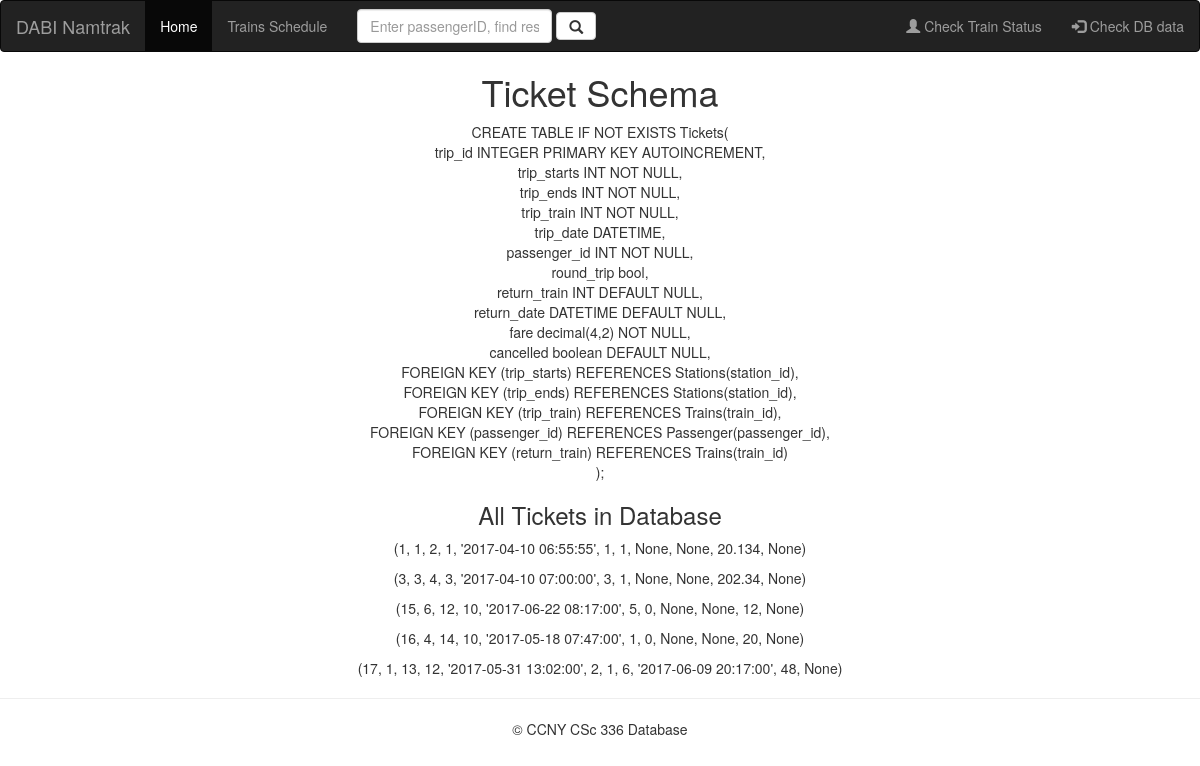
/check_tickets, run on the app's committed database.
### tables this page shows
CREATE TABLE Tickets( 
	trip_id INTEGER PRIMARY KEY AUTOINCREMENT,
	trip_starts INT NOT NULL,
	trip_ends INT NOT NULL,
	trip_train INT NOT NULL,
	trip_date DATETIME,
	passenger_id INT NOT NULL,
	round_trip bool,
	return_train INT DEFAULT NULL,
	return_date DATETIME DEFAULT NULL,
	fare decimal(4,2) NOT NULL,
	cancelled boolean DEFAULT NULL,
	FOREIGN KEY (trip_starts) REFERENCES Stations(station_id),
  	FOREIGN KEY (trip_ends) REFERENCES Stations(station_id),
 	FOREIGN KEY (trip_train) REFERENCES Trains(train_id),
  	FOREIGN KEY (passenger_id) REFERENCES Passenger(passenger_id),
  	FOREIGN KEY (return_train) REFERENCES Trains(train_id)
);

### app/views.py (the view)
@app.route('/check_tickets')
def check_tickets():
    tickets = get_all_tickets()
    return render_template("check_tickets.html", tickets=tickets)

### app/models.py (called while the page is built)
def get_all_tickets():
    with sql.connect("database.db") as con:
        cur = con.cursor()
        cur.execute(" SELECT * from Tickets")
        return cur.fetchall()

### app/templates/check_tickets.html
{% extends "layout.html" %}
{% block content %}
<div class="checking_tickets" style="text-align: center;">
<h1> Ticket Schema </h1>
<p>CREATE TABLE IF NOT EXISTS Tickets( <br>
	trip_id INTEGER PRIMARY KEY AUTOINCREMENT,<br>
	trip_starts INT NOT NULL,<br>
	trip_ends INT NOT NULL,<br>
	trip_train INT NOT NULL,<br>
	trip_date DATETIME,<br>
	passenger_id INT NOT NULL,<br>
	round_trip bool,<br>
	return_train INT DEFAULT NULL,<br>
	return_date DATETIME DEFAULT NULL,<br>
	fare decimal(4,2) NOT NULL,<br>
	cancelled boolean DEFAULT NULL,<br>
	FOREIGN KEY (trip_starts) REFERENCES Stations(station_id),<br>
  	FOREIGN KEY (trip_ends) REFERENCES Stations(station_id),<br>
 	FOREIGN KEY (trip_train) REFERENCES Trains(train_id),<br>
  	FOREIGN KEY (passenger_id) REFERENCES Passenger(passenger_id),<br>
  	FOREIGN KEY (return_train) REFERENCES Trains(train_id)<br>
);</p>
<h3> All Tickets in Database </h3>
{% for ticket in tickets %}
<p>  {{ ticket }} </p>
{% endfor %}
</div>
{% endblock %}

### app/templates/layout.html (shortened to what this page needs)
<html>
<head>
<link rel="stylesheet" href="https://maxcdn.bootstrapcdn.com/bootstrap/3.3.7/css/bootstrap.min.css">
</head>
<body>
<nav class="navbar navbar-inverse">
  <div class="container-fluid">
    <div class="navbar-header">
      <a class="navbar-brand" href="/index">DABI Namtrak</a>
    </div>
    <ul class="nav navbar-nav">
      <li class="active"><a href="/index">Home</a></li>
      <li><a href="{{url_for('check_schedule')}}">Trains Schedule</a></li>
      <form class="navbar-form navbar-left" action="{{ url_for('reservation') }}" method="post" >
      <div class="form-group">
        <input type="text" class="form-control" name="passengerID" placeholder="Enter passengerID, find reservations">
      </div>
      <button type="submit" class="btn btn-default"><i class="glyphicon glyphicon-search"></i></button>
    </form>
    </ul>
    <ul class="nav navbar-nav navbar-right">
      <li><a href="{{url_for('train_status')}}"><span class="glyphicon glyphicon-user"></span> Check Train Status </a></li>
      <li><a href="{{url_for('check_db')}}"><span class="glyphicon glyphicon-log-in"></span> Check DB data </a></li>
    </ul>
  </div>
</nav>
{% block content %}
{% endblock content %}
<hr>
        <footer>
          <p>&copy; CCNY CSc 336 Database</p>
        </footer>
</body>
</html>

### app/templates/layout.html (style rules this page uses)
.navbar-right { float: right; }
footer { text-align: center; }

### data on the page
Tickets: ticket "(1, 1, 2, 1, '2017-04-10 06:55:55', 1, 1, None, None, 20.134, None)"
Tickets: ticket "(3, 3, 4, 3, '2017-04-10 07:00:00', 3, 1, None, None, 202.34, None)"
Tickets: ticket "(15, 6, 12, 10, '2017-06-22 08:17:00', 5, 0, None, None, 12, None)"
Tickets: ticket "(16, 4, 14, 10, '2017-05-18 07:47:00', 1, 0, None, None, 20, None)"
Tickets: ticket "(17, 1, 13, 12, '2017-05-31 13:02:00', 2, 1, 6, '2017-06-09 20:17:00', 48, None)"
